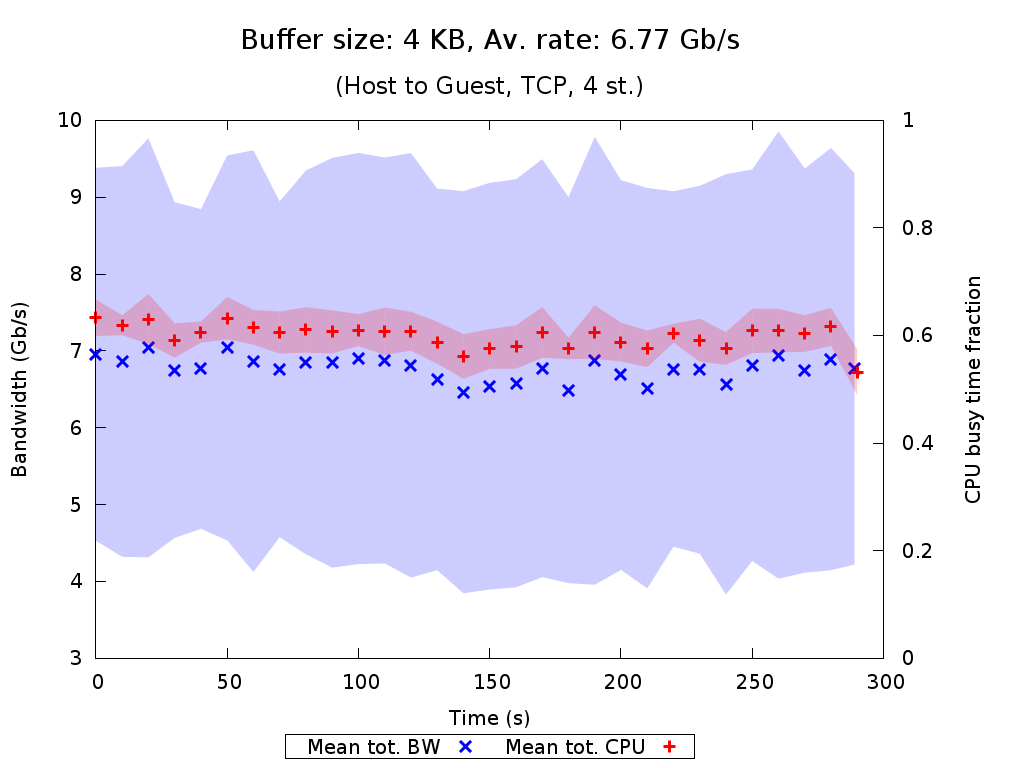

Source code (gnuplot):
set terminal pngcairo nocrop enhanced size 1024,768 font "Verdana,15"
set output "TCP_4_st_2015_07_24_22-09-54_h2g_4KB.png"

set title "{/=20 Buffer size: 4 KB, Av. rate: 6.77 Gb/s}\n\n{/=18 (Host to Guest, TCP, 4 st.)}"

set xlabel "Time (s)"
set ylabel "Bandwidth (Gb/s)"
set ytics nomirror
set y2label "CPU busy time fraction"
set y2tics nomirror
set y2range [0:1]
set key bmargin center horizontal box samplen 1 width -1
set bmargin 4.6

set style fill transparent solid 0.2 noborder
plot "TCP_4_st_2015_07_24_22-09-54_h2g_4KB_iperf_processed.dat" using 1:($2/1073741824.0-$3/1073741824.0):($2/1073741824.0+$3/1073741824.0) with filledcurves lc rgb "blue" notitle, \
     "" using 1:($2/1073741824.0) with points pt 2 ps 1.5 lw 3 lc rgb "blue" title "Mean tot. BW", \
     "TCP_4_st_2015_07_24_22-09-54_h2g_4KB_mpstat_processed.dat" using 1:($2-$3):($2+$3) with filledcurves lc rgb "red" axes x1y2 notitle, \
     "" using 1:2 with points pt 1 ps 1.5 lw 3 lc rgb "red" axes x1y2 title "Mean tot. CPU"
